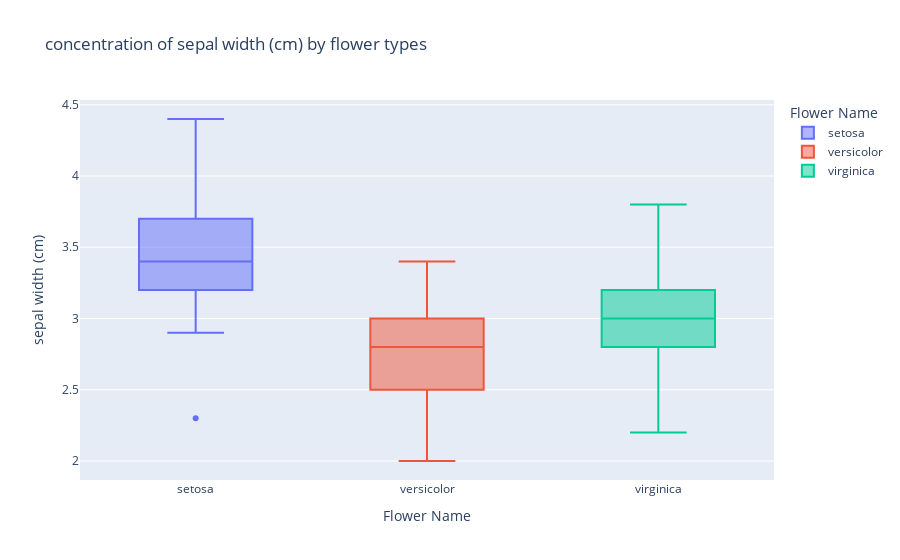

The code cell stored with this chart in its notebook:
### Code cell
#Box Plot showing concentration of sepal width (cm) by flower types in dataset.
chart4 = px.box(data_frame=iris_df,
           x="Flower Name",
           y="sepal width (cm)",
           color="Flower Name",
           title="concentration of sepal width (cm) by flower types")
chart4

### Figure 1 — Plotly figure (JSON) as saved in the notebook; plotly's stock layout.template omitted (floating-point values rounded to 4 significant figures)
{"data": [{"alignmentgroup": "True", "hovertemplate": "Flower Name=%{x}<br>sepal width (cm)=%{y}<extra></extra>", "legendgroup": "setosa", "marker": {"color": "#636efa"}, "name": "setosa", "notched": false, "offsetgroup": "setosa", "orientation": "v", "showlegend": true, "type": "box", "x": ["setosa", "setosa", "setosa", "setosa", "setosa", "setosa", "setosa", "setosa", "setosa", "setosa", "setosa", "setosa", "setosa", "setosa", "setosa", "setosa", "setosa", "setosa", "setosa", "setosa", "setosa", "setosa", "setosa", "setosa", "setosa", "setosa", "setosa", "setosa", "setosa", "setosa", "setosa", "setosa", "setosa", "setosa", "setosa", "setosa", "setosa", "setosa", "setosa", "setosa", "setosa", "setosa", "setosa", "setosa", "setosa", "setosa", "setosa", "setosa", "setosa", "setosa"], "x0": " ", "xaxis": "x", "y": [3.5, 3, 3.2, 3.1, 3.6, 3.9, 3.4, 3.4, 2.9, 3.1, 3.7, 3.4, 3, 3, 4, 4.4, 3.9, 3.5, 3.8, 3.8, 3.4, 3.7, 3.6, 3.3, 3.4, 3, 3.4, 3.5, 3.4, 3.2, 3.1, 3.4, 4.1, 4.2, 3.1, 3.2, 3.5, 3.6, 3, 3.4, 3.5, 2.3, 3.2, 3.5, 3.8, 3, 3.8, 3.2, 3.7, 3.3], "y0": " ", "yaxis": "y"}, {"alignmentgroup": "True", "hovertemplate": "Flower Name=%{x}<br>sepal width (cm)=%{y}<extra></extra>", "legendgroup": "versicolor", "marker": {"color": "#EF553B"}, "name": "versicolor", "notched": false, "offsetgroup": "versicolor", "orientation": "v", "showlegend": true, "type": "box", "x": ["versicolor", "versicolor", "versicolor", "versicolor", "versicolor", "versicolor", "versicolor", "versicolor", "versicolor", "versicolor", "versicolor", "versicolor", "versicolor", "versicolor", "versicolor", "versicolor", "versicolor", "versicolor", "versicolor", "versicolor", "versicolor", "versicolor", "versicolor", "versicolor", "versicolor", "versicolor", "versicolor", "versicolor", "versicolor", "versicolor", "versicolor", "versicolor", "versicolor", "versicolor", "versicolor", "versicolor", "versicolor", "versicolor", "versicolor", "versicolor", "versicolor", "versicolor", "versicolor", "versicolor", "versicolor", "versicolor", "versicolor", "versicolor", "versicolor", "versicolor"], "x0": " ", "xaxis": "x", "y": [3.2, 3.2, 3.1, 2.3, 2.8, 2.8, 3.3, 2.4, 2.9, 2.7, 2, 3, 2.2, 2.9, 2.9, 3.1, 3, 2.7, 2.2, 2.5, 3.2, 2.8, 2.5, 2.8, 2.9, 3, 2.8, 3, 2.9, 2.6, 2.4, 2.4, 2.7, 2.7, 3, 3.4, 3.1, 2.3, 3, 2.5, 2.6, 3, 2.6, 2.3, 2.7, 3, 2.9, 2.9, 2.5, 2.8], "y0": " ", "yaxis": "y"}, {"alignmentgroup": "True", "hovertemplate": "Flower Name=%{x}<br>sepal width (cm)=%{y}<extra></extra>", "legendgroup": "virginica", "marker": {"color": "#00cc96"}, "name": "virginica", "notched": false, "offsetgroup": "virginica", "orientation": "v", "showlegend": true, "type": "box", "x": ["virginica", "virginica", "virginica", "virginica", "virginica", "virginica", "virginica", "virginica", "virginica", "virginica", "virginica", "virginica", "virginica", "virginica", "virginica", "virginica", "virginica", "virginica", "virginica", "virginica", "virginica", "virginica", "virginica", "virginica", "virginica", "virginica", "virginica", "virginica", "virginica", "virginica", "virginica", "virginica", "virginica", "virginica", "virginica", "virginica", "virginica", "virginica", "virginica", "virginica", "virginica", "virginica", "virginica", "virginica", "virginica", "virginica", "virginica", "virginica", "virginica", "virginica"], "x0": " ", "xaxis": "x", "y": [3.3, 2.7, 3, 2.9, 3, 3, 2.5, 2.9, 2.5, 3.6, 3.2, 2.7, 3, 2.5, 2.8, 3.2, 3, 3.8, 2.6, 2.2, 3.2, 2.8, 2.8, 2.7, 3.3, 3.2, 2.8, 3, 2.8, 3, 2.8, 3.8, 2.8, 2.8, 2.6, 3, 3.4, 3.1, 3, 3.1, 3.1, 3.1, 2.7, 3.2, 3.3, 3, 2.5, 3, 3.4, 3], "y0": " ", "yaxis": "y"}], "layout": {"boxmode": "overlay", "legend": {"title": {"text": "Flower Name"}, "tracegroupgap": 0}, "title": {"text": "concentration of sepal width (cm) by flower types"}, "xaxis": {"anchor": "y", "categoryarray": ["setosa", "versicolor", "virginica"], "categoryorder": "array", "domain": [0, 1], "title": {"text": "Flower Name"}}, "yaxis": {"anchor": "x", "domain": [0, 1], "title": {"text": "sepal width (cm)"}}}}
